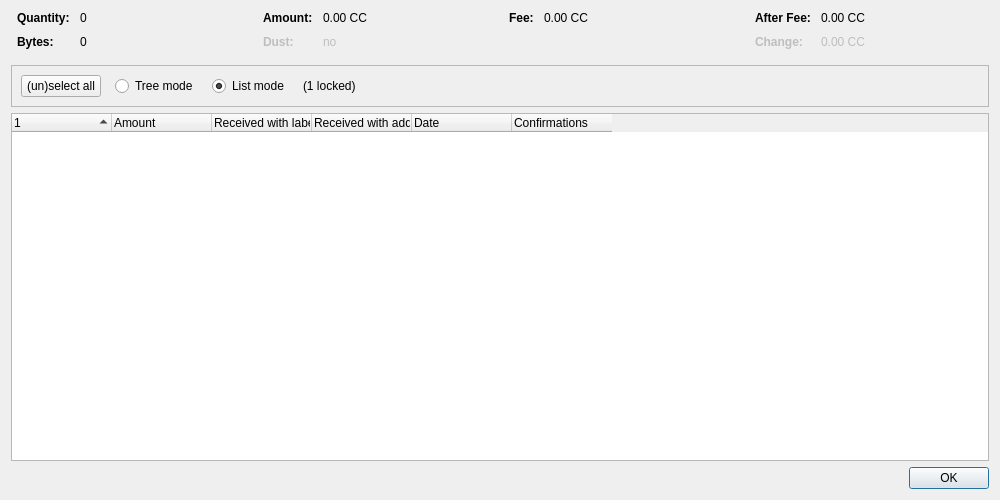
<?xml version="1.0" encoding="UTF-8"?>
<ui version="4.0">
 <class>CoinControlDialog</class>
 <widget class="QDialog" name="CoinControlDialog">
  <property name="geometry">
   <rect>
    <x>0</x>
    <y>0</y>
    <width>1000</width>
    <height>500</height>
   </rect>
  </property>
  <property name="windowTitle">
   <string>Coin Selection</string>
  </property>
  <layout class="QVBoxLayout" name="verticalLayout">
   <item>
    <layout class="QHBoxLayout" name="horizontalLayoutTop" stretch="0,0,0,0">
     <property name="topMargin">
      <number>0</number>
     </property>
     <property name="bottomMargin">
      <number>10</number>
     </property>
     <item>
      <layout class="QFormLayout" name="formLayoutCoinControl1">
       <property name="horizontalSpacing">
        <number>10</number>
       </property>
       <property name="verticalSpacing">
        <number>10</number>
       </property>
       <property name="leftMargin">
        <number>6</number>
       </property>
       <property name="rightMargin">
        <number>6</number>
       </property>
       <item row="0" column="0">
        <widget class="QLabel" name="labelCoinControlQuantityText">
         <property name="font">
          <font>
           <weight>75</weight>
           <bold>true</bold>
          </font>
         </property>
         <property name="text">
          <string>Quantity:</string>
         </property>
        </widget>
       </item>
       <item row="0" column="1">
        <widget class="QLabel" name="labelCoinControlQuantity">
         <property name="cursor">
          <cursorShape>IBeamCursor</cursorShape>
         </property>
         <property name="contextMenuPolicy">
          <enum>Qt::ActionsContextMenu</enum>
         </property>
         <property name="text">
          <string notr="true">0</string>
         </property>
         <property name="textInteractionFlags">
          <set>Qt::LinksAccessibleByMouse|Qt::TextSelectableByKeyboard|Qt::TextSelectableByMouse</set>
         </property>
        </widget>
       </item>
       <item row="1" column="0">
        <widget class="QLabel" name="labelCoinControlBytesText">
         <property name="font">
          <font>
           <weight>75</weight>
           <bold>true</bold>
          </font>
         </property>
         <property name="text">
          <string>Bytes:</string>
         </property>
        </widget>
       </item>
       <item row="1" column="1">
        <widget class="QLabel" name="labelCoinControlBytes">
         <property name="cursor">
          <cursorShape>IBeamCursor</cursorShape>
         </property>
         <property name="contextMenuPolicy">
          <enum>Qt::ActionsContextMenu</enum>
         </property>
         <property name="text">
          <string notr="true">0</string>
         </property>
         <property name="textInteractionFlags">
          <set>Qt::LinksAccessibleByMouse|Qt::TextSelectableByKeyboard|Qt::TextSelectableByMouse</set>
         </property>
        </widget>
       </item>
      </layout>
     </item>
     <item>
      <layout class="QFormLayout" name="formLayoutCoinControl2">
       <property name="horizontalSpacing">
        <number>10</number>
       </property>
       <property name="verticalSpacing">
        <number>10</number>
       </property>
       <property name="leftMargin">
        <number>6</number>
       </property>
       <property name="rightMargin">
        <number>6</number>
       </property>
       <item row="0" column="0">
        <widget class="QLabel" name="labelCoinControlAmountText">
         <property name="font">
          <font>
           <weight>75</weight>
           <bold>true</bold>
          </font>
         </property>
         <property name="text">
          <string>Amount:</string>
         </property>
        </widget>
       </item>
       <item row="0" column="1">
        <widget class="QLabel" name="labelCoinControlAmount">
         <property name="cursor">
          <cursorShape>IBeamCursor</cursorShape>
         </property>
         <property name="contextMenuPolicy">
          <enum>Qt::ActionsContextMenu</enum>
         </property>
         <property name="text">
          <string notr="true">0.00 CC</string>
         </property>
         <property name="textInteractionFlags">
          <set>Qt::LinksAccessibleByMouse|Qt::TextSelectableByKeyboard|Qt::TextSelectableByMouse</set>
         </property>
        </widget>
       </item>
       <item row="1" column="0">
        <widget class="QLabel" name="labelCoinControlLowOutputText">
         <property name="enabled">
          <bool>false</bool>
         </property>
         <property name="font">
          <font>
           <weight>75</weight>
           <bold>true</bold>
          </font>
         </property>
         <property name="text">
          <string>Dust:</string>
         </property>
        </widget>
       </item>
       <item row="1" column="1">
        <widget class="QLabel" name="labelCoinControlLowOutput">
         <property name="enabled">
          <bool>false</bool>
         </property>
         <property name="cursor">
          <cursorShape>IBeamCursor</cursorShape>
         </property>
         <property name="contextMenuPolicy">
          <enum>Qt::ActionsContextMenu</enum>
         </property>
         <property name="text">
          <string notr="true">no</string>
         </property>
         <property name="textInteractionFlags">
          <set>Qt::LinksAccessibleByMouse|Qt::TextSelectableByKeyboard|Qt::TextSelectableByMouse</set>
         </property>
        </widget>
       </item>
      </layout>
     </item>
     <item>
      <layout class="QFormLayout" name="formLayoutCoinControl3">
       <property name="horizontalSpacing">
        <number>10</number>
       </property>
       <property name="verticalSpacing">
        <number>10</number>
       </property>
       <property name="leftMargin">
        <number>6</number>
       </property>
       <property name="rightMargin">
        <number>6</number>
       </property>
       <item row="0" column="0">
        <widget class="QLabel" name="labelCoinControlFeeText">
         <property name="font">
          <font>
           <weight>75</weight>
           <bold>true</bold>
          </font>
         </property>
         <property name="text">
          <string>Fee:</string>
         </property>
        </widget>
       </item>
       <item row="0" column="1">
        <widget class="QLabel" name="labelCoinControlFee">
         <property name="cursor">
          <cursorShape>IBeamCursor</cursorShape>
         </property>
         <property name="contextMenuPolicy">
          <enum>Qt::ActionsContextMenu</enum>
         </property>
         <property name="text">
          <string notr="true">0.00 CC</string>
         </property>
         <property name="textInteractionFlags">
          <set>Qt::LinksAccessibleByMouse|Qt::TextSelectableByKeyboard|Qt::TextSelectableByMouse</set>
         </property>
        </widget>
       </item>
      </layout>
     </item>
     <item>
      <layout class="QFormLayout" name="formLayoutCoinControl4">
       <property name="horizontalSpacing">
        <number>10</number>
       </property>
       <property name="verticalSpacing">
        <number>10</number>
       </property>
       <property name="leftMargin">
        <number>6</number>
       </property>
       <property name="rightMargin">
        <number>6</number>
       </property>
       <item row="0" column="0">
        <widget class="QLabel" name="labelCoinControlAfterFeeText">
         <property name="font">
          <font>
           <weight>75</weight>
           <bold>true</bold>
          </font>
         </property>
         <property name="text">
          <string>After Fee:</string>
         </property>
        </widget>
       </item>
       <item row="0" column="1">
        <widget class="QLabel" name="labelCoinControlAfterFee">
         <property name="cursor">
          <cursorShape>IBeamCursor</cursorShape>
         </property>
         <property name="contextMenuPolicy">
          <enum>Qt::ActionsContextMenu</enum>
         </property>
         <property name="text">
          <string notr="true">0.00 CC</string>
         </property>
         <property name="textInteractionFlags">
          <set>Qt::LinksAccessibleByMouse|Qt::TextSelectableByKeyboard|Qt::TextSelectableByMouse</set>
         </property>
        </widget>
       </item>
       <item row="1" column="0">
        <widget class="QLabel" name="labelCoinControlChangeText">
         <property name="enabled">
          <bool>false</bool>
         </property>
         <property name="font">
          <font>
           <weight>75</weight>
           <bold>true</bold>
          </font>
         </property>
         <property name="text">
          <string>Change:</string>
         </property>
        </widget>
       </item>
       <item row="1" column="1">
        <widget class="QLabel" name="labelCoinControlChange">
         <property name="enabled">
          <bool>false</bool>
         </property>
         <property name="cursor">
          <cursorShape>IBeamCursor</cursorShape>
         </property>
         <property name="contextMenuPolicy">
          <enum>Qt::ActionsContextMenu</enum>
         </property>
         <property name="text">
          <string notr="true">0.00 CC</string>
         </property>
         <property name="textInteractionFlags">
          <set>Qt::LinksAccessibleByMouse|Qt::TextSelectableByKeyboard|Qt::TextSelectableByMouse</set>
         </property>
        </widget>
       </item>
      </layout>
     </item>
    </layout>
   </item>
   <item>
    <widget class="QFrame" name="frame">
     <property name="minimumSize">
      <size>
       <width>0</width>
       <height>40</height>
      </size>
     </property>
     <property name="frameShape">
      <enum>QFrame::StyledPanel</enum>
     </property>
     <property name="frameShadow">
      <enum>QFrame::Sunken</enum>
     </property>
     <layout class="QHBoxLayout" name="horizontalLayout">
      <item>
       <layout class="QHBoxLayout" name="horizontalLayoutPanel" stretch="0,0,0,0,0">
        <property name="spacing">
         <number>14</number>
        </property>
        <item>
         <widget class="QPushButton" name="pushButtonSelectAll">
          <property name="sizePolicy">
           <sizepolicy hsizetype="Maximum" vsizetype="Fixed">
            <horstretch>0</horstretch>
            <verstretch>0</verstretch>
           </sizepolicy>
          </property>
          <property name="text">
           <string>(un)select all</string>
          </property>
          <property name="autoDefault">
           <bool>false</bool>
          </property>
         </widget>
        </item>
        <item>
         <widget class="QRadioButton" name="radioTreeMode">
          <property name="sizePolicy">
           <sizepolicy hsizetype="Maximum" vsizetype="Fixed">
            <horstretch>0</horstretch>
            <verstretch>0</verstretch>
           </sizepolicy>
          </property>
          <property name="text">
           <string>Tree mode</string>
          </property>
         </widget>
        </item>
        <item>
         <widget class="QRadioButton" name="radioListMode">
          <property name="sizePolicy">
           <sizepolicy hsizetype="Maximum" vsizetype="Fixed">
            <horstretch>0</horstretch>
            <verstretch>0</verstretch>
           </sizepolicy>
          </property>
          <property name="text">
           <string>List mode</string>
          </property>
          <property name="checked">
           <bool>true</bool>
          </property>
         </widget>
        </item>
        <item>
         <widget class="QLabel" name="labelLocked">
          <property name="text">
           <string notr="true">(1 locked)</string>
          </property>
         </widget>
        </item>
        <item>
         <spacer name="horizontalSpacer">
          <property name="orientation">
           <enum>Qt::Horizontal</enum>
          </property>
          <property name="sizeHint" stdset="0">
           <size>
            <width>40</width>
            <height>20</height>
           </size>
          </property>
         </spacer>
        </item>
       </layout>
      </item>
     </layout>
    </widget>
   </item>
   <item>
    <widget class="CoinControlTreeWidget" name="treeWidget">
     <property name="contextMenuPolicy">
      <enum>Qt::CustomContextMenu</enum>
     </property>
     <property name="sortingEnabled">
      <bool>false</bool>
     </property>
     <property name="columnCount">
      <number>6</number>
     </property>
     <attribute name="headerShowSortIndicator" stdset="0">
      <bool>true</bool>
     </attribute>
     <attribute name="headerStretchLastSection">
      <bool>false</bool>
     </attribute>
     <column>
      <property name="text">
       <string/>
      </property>
     </column>
     <column>
      <property name="text">
       <string>Amount</string>
      </property>
     </column>
     <column>
      <property name="text">
       <string>Received with label</string>
      </property>
     </column>
     <column>
      <property name="text">
       <string>Received with address</string>
      </property>
     </column>
     <column>
      <property name="text">
       <string>Date</string>
      </property>
     </column>
     <column>
      <property name="text">
       <string>Confirmations</string>
      </property>
      <property name="toolTip">
       <string>Confirmed</string>
      </property>
     </column>
     <column>
      <property name="text">
       <string/>
      </property>
     </column>
     <column>
      <property name="text">
       <string/>
      </property>
     </column>
     <column>
      <property name="text">
       <string/>
      </property>
     </column>
     <column>
      <property name="text">
       <string/>
      </property>
     </column>
    </widget>
   </item>
   <item>
    <widget class="QDialogButtonBox" name="buttonBox">
     <property name="orientation">
      <enum>Qt::Horizontal</enum>
     </property>
     <property name="standardButtons">
      <set>QDialogButtonBox::Ok</set>
     </property>
    </widget>
   </item>
  </layout>
 </widget>
 <customwidgets>
  <customwidget>
   <class>CoinControlTreeWidget</class>
   <extends>QTreeWidget</extends>
   <header>qt/coincontroltreewidget.h</header>
  </customwidget>
 </customwidgets>
 <resources/>
 <connections/>
</ui>
